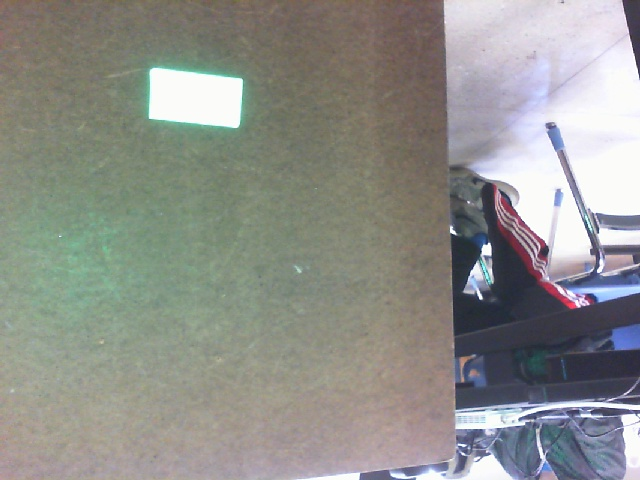
#> input picture VisionCodelings/light.jpg, 640 x 480 px
$ python hsv_mask_sliders_controlled.py
#> lines starting #> are read from the running program, lines starting #| are printed output that depends on the picture; after the words box and inside, x2 and y2 are one past the last pixel; in counts of white or black regions, pixels touching at a corner belong together
# Status: Works with the right image files. Tool.
# Takes two static images: a picture of the tape with the light on
# and one with the light off, with the camera in the same position.
# Does Arthur (HSV sliders) on the absdiff between the two images.
# Use save_pics.py to take those pictures.

import numpy as np
import cv2

light = cv2.imread('light.jpg')
#> light is the input picture: shape (480, 640, 3); mean B, G, R 139.6, 144.5, 143.1
dark = cv2.imread('dark.jpg')
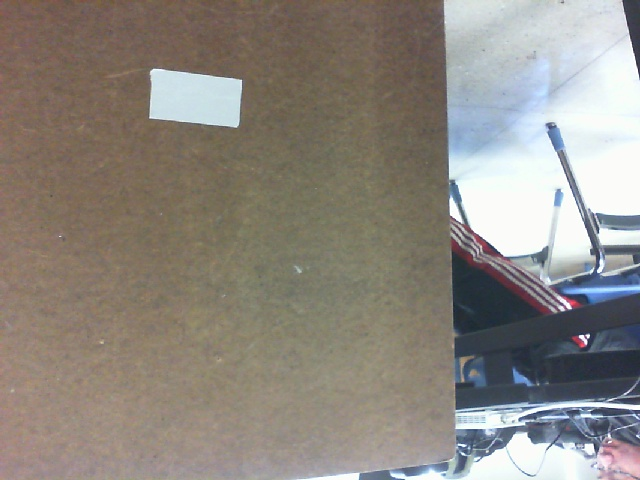
#> input picture VisionCodelings/dark.jpg, 640 x 480 px
#> dark is the input picture: shape (480, 640, 3); mean B, G, R 128.1, 135.5, 141.3
subtracted = cv2.absdiff(light, dark)
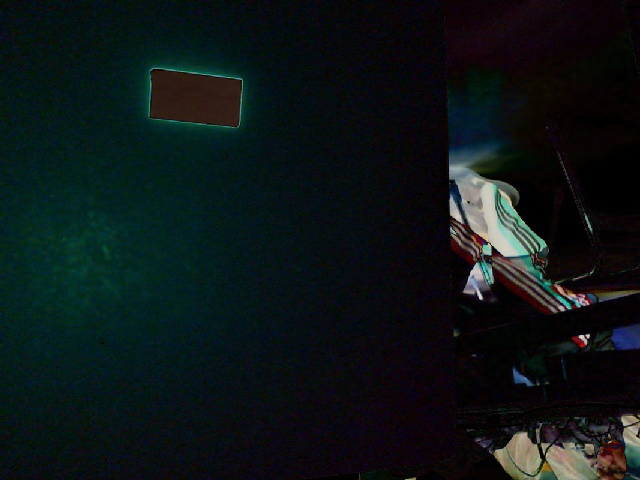
#> subtracted: shape (480, 640, 3); mean B, G, R 22.1, 21.3, 13
hsv = cv2.cvtColor(subtracted, cv2.COLOR_BGR2HSV)
#> hsv: shape (480, 640, 3); mean H, S, V 92.2, 179, 26.4
#> slider 'LH' is set to 35
#> slider 'LS' is set to 51
#> slider 'LV' is set to 51

cv2.namedWindow('sliders')

def draw(trash1):
#> called with trash1 = 255
    lower = np.array([cv2.getTrackbarPos('LH','sliders'),cv2.getTrackbarPos('LS','sliders'),cv2.getTrackbarPos('LV','sliders')])
    upper = np.array([cv2.getTrackbarPos('UH','sliders'),cv2.getTrackbarPos('US','sliders'),cv2.getTrackbarPos('UV','sliders')])
    mask = cv2.inRange(hsv, lower, upper)
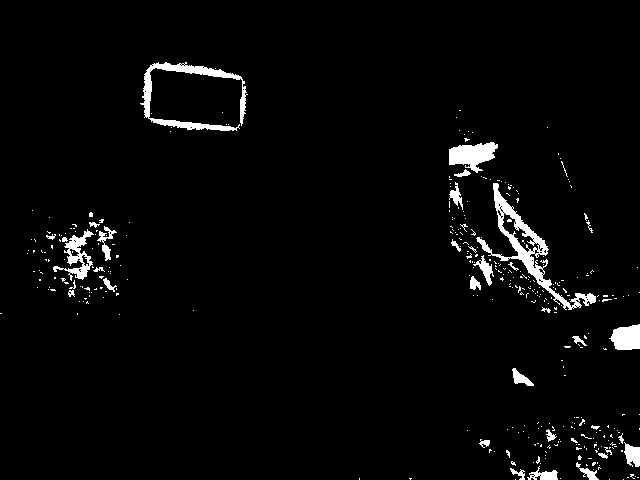
#> mask: shape (480, 640); 3% white; 359 white regions (326 under 20 px), largest, box (x1, y1, x2, y2) and area: (476, 183, 596, 310) 2100, (140, 62, 248, 131) 1601, (449, 142, 498, 173) 909
    masked = cv2.bitwise_and(subtracted,subtracted, mask= mask)
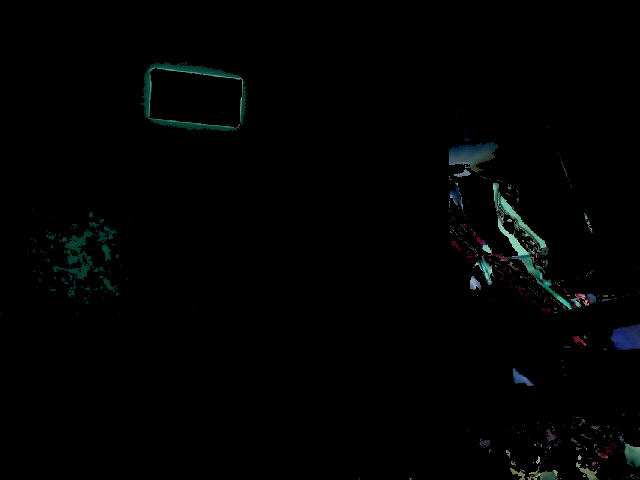
#> masked: shape (480, 640, 3); mean B, G, R 2.4, 2.4, 1.5
    cv2.imshow('sliders',masked)
    cv2.imshow('mask',mask)

cv2.createTrackbar('LH','sliders',0,179,draw)
cv2.createTrackbar('UH','sliders',179,179,draw)

cv2.createTrackbar('LS','sliders',0,255,draw)
cv2.createTrackbar('US','sliders',255,255,draw)

cv2.createTrackbar('LV','sliders',0,255,draw)
cv2.createTrackbar('UV','sliders',255,255,draw)


cv2.waitKey(0)
cv2.destroyAllWindows()
